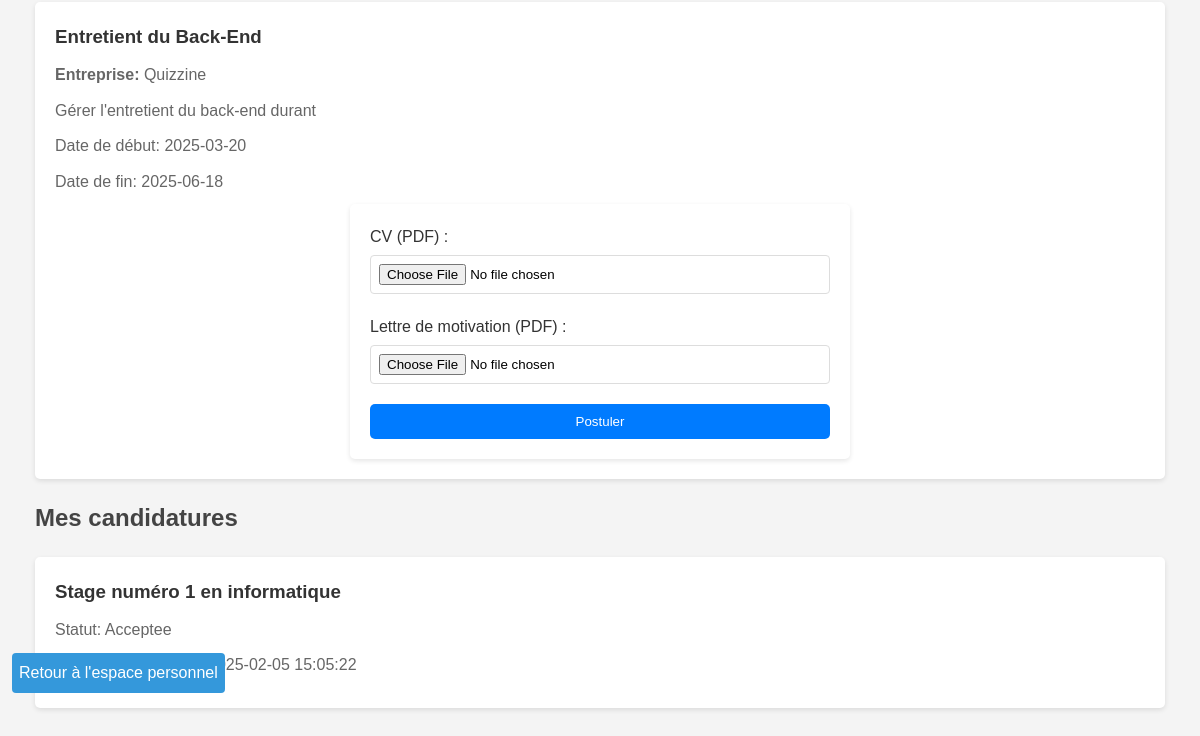
Page /app/views/panels/student_panel.php (signed in, lower part) on the earlier database version.
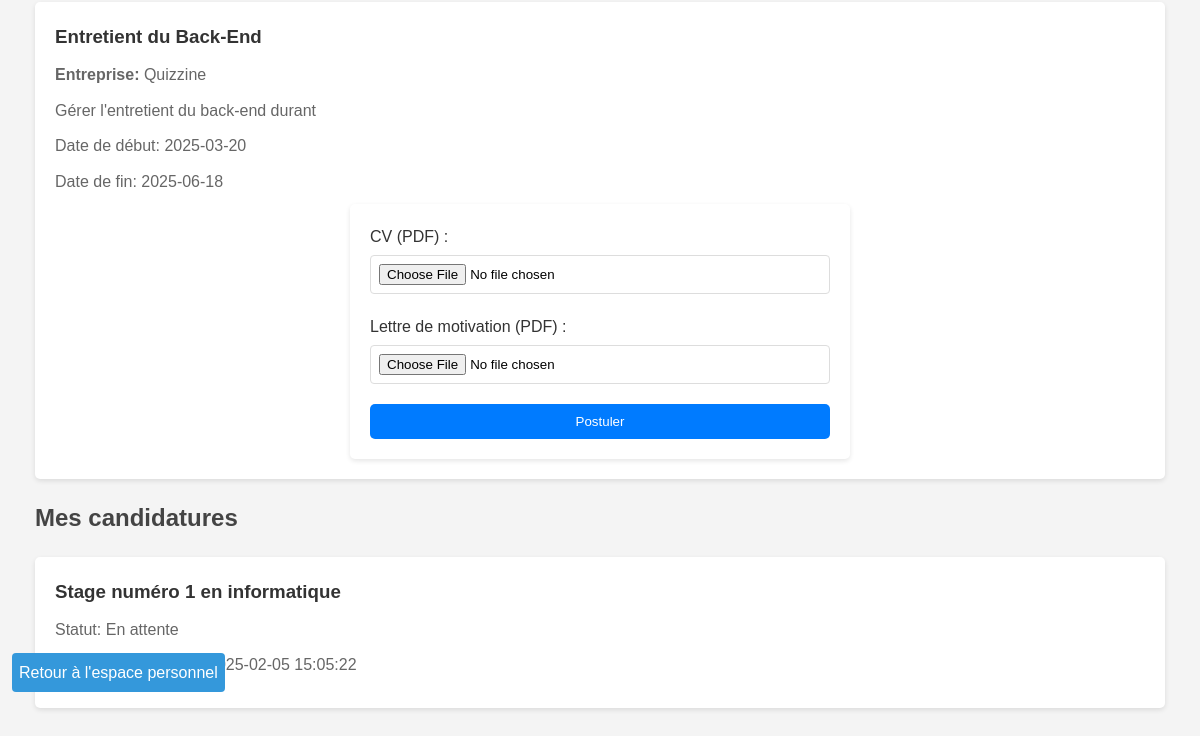
Same page on the later database version.
### tables this page shows
CREATE TABLE `candidatures` (
  `id` int(11) NOT NULL,
  `etudiant_id` int(11) DEFAULT NULL,
  `offre_id` int(11) DEFAULT NULL,
  `statut` enum('en_attente','acceptee','refusee') DEFAULT 'en_attente',
  `date_candidature` datetime DEFAULT CURRENT_TIMESTAMP,
  `cv` varchar(255) NOT NULL,
  `lettre_motivation` varchar(255) NOT NULL
);

CREATE TABLE `offres_stages` (
  `id` int(11) NOT NULL,
  `entreprise_id` int(11) DEFAULT NULL,
  `titre` varchar(100) NOT NULL,
  `description` text,
  `date_debut` date DEFAULT NULL,
  `date_fin` date DEFAULT NULL,
  `lieu` varchar(255) DEFAULT NULL,
  `mode_stage` enum('distanciel','présentiel') NOT NULL,
  `logo` varchar(255) DEFAULT NULL
);

### app/helpers/functions.php (called while the page is built, shortened)
<?php
function get_applications($pdo, $etudiant_id) {
    try {
        $stmt = $pdo->prepare("SELECT c.*, o.titre FROM candidatures c JOIN offres_stages o ON c.offre_id = o.id WHERE c.etudiant_id = ?");
        $stmt->execute([$etudiant_id]);
        return $stmt->fetchAll();
    } catch (Exception $e) {
        error_log($e->getMessage());
        return false;
    }
}
?>

### app/views/panels/student_panel.php (the view, shortened to what this page needs)
<?php
require_once $_SERVER['DOCUMENT_ROOT'] . '/Gestion_Stage/app/config/database.php';
require_once $_SERVER['DOCUMENT_ROOT'] . '/Gestion_Stage/app/helpers/functions.php';
function formatStatus($status) {
    switch ($status) {
        case 'en_attente':
            return 'En attente';
        default:
            return ucfirst($status);
    }
}
$search = $_GET['search'] ?? '';
$sort = $_GET['sort'] ?? 'date_debut';
$order = $_GET['order'] ?? 'ASC';
$query = "SELECT o.*, e.nom as entreprise_nom FROM offres_stages o
          JOIN entreprises e ON o.entreprise_id = e.id
          WHERE o.titre LIKE :search OR o.description LIKE :search OR e.nom LIKE :search
          ORDER BY :sort $order";
$stmt = $pdo->prepare($query);
$stmt->bindValue(':search', "%$search%", PDO::PARAM_STR);
$stmt->bindValue(':sort', $sort, PDO::PARAM_STR);
$stmt->execute();
$internships = $stmt->fetchAll();
$applications = get_applications($pdo, $_SESSION['user_id']);
?>
<!DOCTYPE html>
<html lang="fr">
<head>
    <link rel="stylesheet" href="/Gestion_Stage/public/assets/css/style.css">
</head>
<body>
    <main class="container">
        <?php if (empty($internships)): ?>
            <p>Aucune offre de stage ne correspond à votre recherche.</p>
        <?php else: ?>
            <?php foreach ($internships as $internship): ?>
                <div class="card">
                    <div class="card-header">
                        <h3><?php echo htmlspecialchars($internship['titre']); ?></h3>
                    </div>
                    <div class="card-body">
                        <p><strong>Entreprise:</strong> <?php echo htmlspecialchars($internship['entreprise_nom']); ?></p>
                        <p><?php echo htmlspecialchars($internship['description']); ?></p>
                        <p>Date de début: <?php echo $internship['date_debut']; ?></p>
                        <p>Date de fin: <?php echo $internship['date_fin']; ?></p>
                    </div>
                    <div class="card-footer">
                        <form action="/Gestion_Stage/app/views/internships/apply.php" method="post" enctype="multipart/form-data">
                            <label for="cv">CV (PDF) :</label>
                            <input type="file" name="cv" accept=".pdf" required>
                            <label for="lettre_motivation">Lettre de motivation (PDF) :</label>
                            <input type="file" name="lettre_motivation" accept=".pdf" required>
                            <button type="submit" class="btn-primary">Postuler</button>
                        </form>
                    </div>
                </div>
            <?php endforeach; ?>
        <?php endif; ?>
        <h2>Mes candidatures</h2>
        <?php if (empty($applications)): ?>
            <p>Vous n'avez pas encore postulé à des offres de stage.</p>
        <?php else: ?>
            <?php foreach ($applications as $application): ?>
                <div class="card">
                    <div class="card-header">
                        <h3><?php echo htmlspecialchars($application['titre']); ?></h3>
                    </div>
                    <div class="card-body">
                        <p>Statut: <?php echo formatStatus($application['statut']); ?></p>
                        <p>Date de candidature: <?php echo $application['date_candidature']; ?></p>
                    </div>
                </div>
            <?php endforeach; ?>
        <?php endif; ?>
    </main>
    <p><a class="index-button" href="/Gestion_Stage/app/views/home.php">Retour à l'espace personnel</a></p>
</body>
</html>

Differences in the rows shown:
changed candidatures "Stage numéro 1 en informatique": statut "Acceptee" → "En attente"
